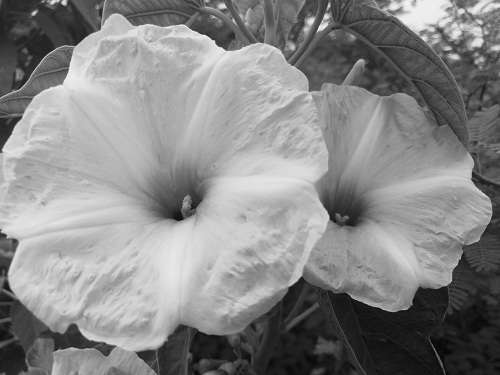
#> input picture assets/grayscale-image.png, 500 x 375 px, found by its file name
$ python test_robustness.py
#> lines starting #> are read from the running program, lines starting #| are printed output that depends on the picture
### src/watermark_embed.py
import numpy as np
import pywt
from utils import psnr

def embed(I, w, alpha=0.05):
    """
    Phase d'insertion.
    I     : image hôte float64 [0,1]
    w     : signature binaire, taille (a/2, b/2)
    alpha : force d'insertion
    Retourne Y (image tatouée) et son PSNR.
    """
    App, (D11, D12, D13) = pywt.dwt2(I, 'haar')
    print("Image:", I.shape)
    print("Watermark:", w.shape)
    print("D12:", D12.shape)

    assert w.shape == D12.shape, (
        f"Taille incompatible : signature {w.shape} vs D12 {D12.shape}"
    )

    # D12'(i,j) = D12(i,j) + alpha * w(i,j)
    D12_new = D12 + alpha * w

    Y = pywt.idwt2((App, (D11, D12_new, D13)), 'haar')
    Y = np.clip(Y, 0.0, 1.0)

    score = psnr(I, Y)
    if score < 35:
        print(f"⚠ PSNR = {score:.2f} dB < 35 dB — réduire alpha")
    else:
        print(f"✓ PSNR = {score:.2f} dB — invisibilité correcte")

    return Y, score

### src/utils.py
import numpy as np

def psnr(original, watermarked):
    """Calcule le PSNR entre l'image originale et l'image tatouée."""

    # Ajustement des dimensions si nécessaire
    h = min(original.shape[0], watermarked.shape[0])
    w = min(original.shape[1], watermarked.shape[1])

    original = original[:h, :w]
    watermarked = watermarked[:h, :w]

    mse = np.mean((original - watermarked) ** 2)

    if mse == 0:
        return float('inf')

    return 10 * np.log10(1.0 / mse)


def correlation(ww, w):
    """Corrélation de Pearson entre la signature extraite et l'originale."""
    num = np.sum(ww.flatten() * w.flatten())
    den = np.sqrt(np.sum(ww**2) * np.sum(w**2))
    return num / den if den != 0 else 0.0

### src/watermark_extract.py
import numpy as np
import pywt
from utils import correlation

def extract(Y, I, alpha=0.05, threshold=0.75):
    """
    Phase de détection (non-aveugle).
    Y     : image tatouée float64 [0,1]
    I     : image originale float64 [0,1]
    alpha : même valeur qu'à l'insertion
    Retourne ww (signature extraite) et le score de corrélation.
    """
    _, (_, D12_Y, _) = pywt.dwt2(Y, 'haar')
    _, (_, D12_I, _) = pywt.dwt2(I, 'haar')

    # ww(i,j) = (D12'(i,j) - D12(i,j)) / alpha
    ww = (D12_Y - D12_I) / alpha

    return ww   # passer ww et w à correlation() pour décider

### src/test_robustness.py
import math

import numpy as np
from PIL import Image
from scipy.ndimage import gaussian_filter
import io, pywt

from watermark_embed   import embed
from watermark_extract import extract
from utils             import correlation, psnr

# --- charger image de test ---
I = np.array(Image.open("dwt-image-watermarking/assets/grayscale-image.png")
              .convert("L"), dtype=np.float64) / 255.0
a, b = I.shape
#> a = 375; b = 500
w = np.random.randint(0, 2, (
    math.ceil(I.shape[0] / 2),
    math.ceil(I.shape[1] / 2)
))

#w = np.random.randint(0, 2, (a//2, b//2)).astype(np.float64)

# --- insérer le tatouage ---
Y, psnr_val = embed(I, w, alpha=0.05)
#> in embed, `App, (D11, D12, D13) = pywt.dwt2(I, 'haar')`:
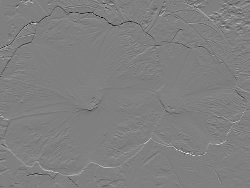
#> D11: shape (188, 250) float64; min -0.573, max 0.569, mean 0.000382; drawn with min black and max white
#> in embed, `App, (D11, D12, D13) = pywt.dwt2(I, 'haar')`:
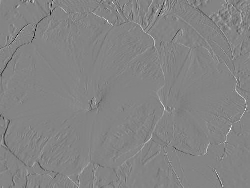
#> D12: shape (188, 250) float64; min -0.498, max 0.463, mean 4.56e-05; drawn with min black and max white
#> in embed, `App, (D11, D12, D13) = pywt.dwt2(I, 'haar')`:
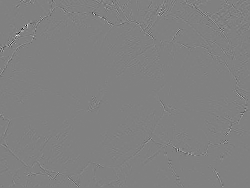
#> D13: shape (188, 250) float64; min -0.343, max 0.335, mean 2.5e-06; drawn with min black and max white
#| Image: (375, 500)
#| Watermark: (188, 250)
#| D12: (188, 250)
#> in psnr, `mse = np.mean((original - watermarked) ** 2)`: mse = 0.000313
#> in embed, `score = psnr(I, Y)`: score = 35.05
#| ✓ PSNR = 35.05 dB — invisibilité correcte
#> psnr_val = 35.05

# --- définir les attaques ---
def attaque_bruit(img, sigma):
    return np.clip(img + np.random.normal(0, sigma, img.shape), 0, 1)

def attaque_flou(img, sigma):
    return gaussian_filter(img, sigma=sigma)

def attaque_jpeg(img, quality):
    buf = io.BytesIO()
    Image.fromarray((img*255).astype(np.uint8)).save(buf, "JPEG", quality=quality)
    buf.seek(0)
    return np.array(Image.open(buf)).astype(np.float64) / 255.0

# --- lancer les attaques et mesurer ---
attaques = {
    "Bruit σ=0.01"    : attaque_bruit(Y, 0.01),
    "Bruit σ=0.05"    : attaque_bruit(Y, 0.05),
    "Flou σ=1"        : attaque_flou(Y, 1),
    "Flou σ=2"        : attaque_flou(Y, 2),
    "JPEG 75%"        : attaque_jpeg(Y, 75),
    "JPEG 50%"        : attaque_jpeg(Y, 50),
    "JPEG 25%"        : attaque_jpeg(Y, 25),
}
#> call 2 of attaque_flou, with sigma = 2
#> in attaque_flou (call 2), `return gaussian_filter(img, sigma=sigma)`:
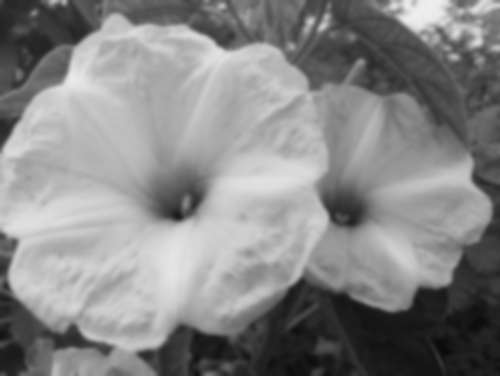
#> returned value: shape (376, 500) float64; min 0.0409, max 0.934, mean 0.528

print(f"{'Attaque':<16} {'PSNR':>8} {'Corrélation':>12} {'Résultat':>10}")
print("-" * 50)
for nom, img_att in attaques.items():
    ww = extract(img_att, I, alpha=0.05)
    corr = correlation(ww, w)
    p    = psnr(Y, img_att)
    ok   = "✓ détecté" if corr >= 0.75 else "✗ perdu"
    print(f"{nom:<16} {p:>7.1f}  {corr:>11.4f}  {ok:>10}")
#> this loop made 7 passes
#> (nom, num in correlation, den in correlation, corr, mse in psnr, p, ok) on passes 1 to 7: ('Bruit σ=0.01', 23477.4, 24392.9, 0.962, 9.98e-05, 40.01, '✓ détecté'), ('Bruit σ=0.05', 23316.8, 40480.5, 0.576, 0.00248, 26.06, '✗ perdu'), ('Flou σ=1', 1411, 11596.8, 0.122, 0.000679, 31.68, '✗ perdu'), ('Flou σ=2', 179.3, 15959.6, 0.0112, 0.00155, 28.1, '✗ perdu'), ('JPEG 75%', 18739.8, 23493.1, 0.798, 0.000167, 37.78, '✓ détecté'), ('JPEG 50%', 7554.9, 16859, 0.448, 0.000334, 34.76, '✗ perdu'), ('JPEG 25%', 1943.4, 12635.6, 0.154, 0.000663, 31.79, '✗ perdu')
#| Bruit σ=0.01        40.0       0.9625   ✓ détecté
#| Bruit σ=0.05        26.1       0.5760     ✗ perdu
#| Flou σ=1            31.7       0.1217     ✗ perdu
#| Flou σ=2            28.1       0.0112     ✗ perdu
#| JPEG 75%            37.8       0.7977   ✓ détecté
#| JPEG 50%            34.8       0.4481     ✗ perdu
#| JPEG 25%            31.8       0.1538     ✗ perdu
#> pass 1, in extract, `ww = (D12_Y - D12_I) / alpha`:
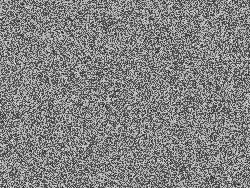
#> ww: shape (188, 250) float64; min -0.85, max 1.79, mean 0.499; drawn with min black and max white
#> pass 2, in extract (call 2), `ww = (D12_Y - D12_I) / alpha`:
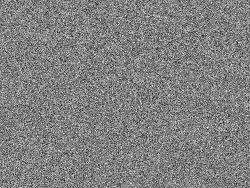
#> ww: shape (188, 250) float64; min -4.15, max 5.04, mean 0.493; drawn with min black and max white
#> after the loop:
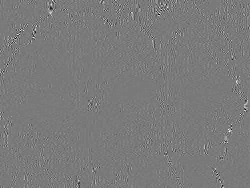
#> ww: shape (188, 250) float64; min -4.27, max 4.67, mean 0.0348; drawn with min black and max white
